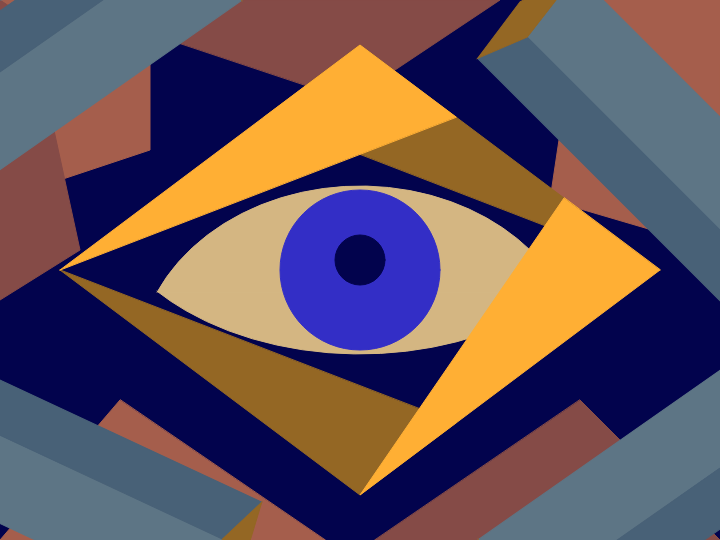
Frame 1 (no input)
Frame 60 (no input): identical to frame 1, image omitted
Frame 120 (the mouse pressed at the canvas centre since frame 60): identical to frame 1, image omitted

The p5.js sketch that drew this single still picture (run headless with seeded random() and noise() and a simulated clock; from frame 60 on, the mouse is pressed at the canvas centre):

// p5.js sketch
// ── sketch.js
function setup() {
  createCanvas(720,540);
}

function draw() {
  
  let centerX = 360;
  let centerY = 270;

  let color1 = "#ffaf34";//yellow
  let color2 = '#d4b682';//yellow gray
  let color3 = '#946724';//dark yellow
  let color4 = '#332ec6'//blue
  let color5 = '#5d7585'//light blue gray
  let color6 = '#486177'//dark blue gray
  let color7 = '#a55e4c'//light red gray
  let color8 = '#854b47'//dark red gray
  let color9 = '#02034d'//dark blue
  

  background(color9)
  angleMode(DEGREES)
  
  fill(color7);
  stroke(color7);
  quad(0,0,0,200,150,150,150,0)

  fill(color8);
  stroke(color8);

  quad(0,0,30,20,80,250,0,300)
  triangle(50,0,500,0,350,100)
  triangle(375,540,720,540,580,400)
  
  fill(color7);
  stroke(color7);
  triangle(325,540,0,540,120,400)
  quad(720,0,580,0,550,200,720,250)

 
  fill(color2)
  stroke(color2)
  arc(centerX, centerY-96, 535,360, 30, 150,OPEN)
  arc(centerX, centerY+96, 445,360, 200, 340,OPEN)
  
  fill(color4)
  stroke(color4)
  ellipse(centerX, centerY,160)
  fill(color9)
  stroke(color9)  
  ellipse(centerX, centerY-10,50)
  

  let triL1 = 375
  let triL2 = 120

  fill(color3)
  stroke(color3)  
  triangle(centerX-triL2*4/5, centerY-3*triL1/5+3*triL2/5, centerX, centerY-3*triL1/5, centerX+triL1*4/5, centerY)
  triangle(centerX-triL1*4/5, centerY, centerX, centerY+3*triL1/5, centerX+triL2*4/5, centerY+3*triL1/5-3*triL2/5)



  fill(color1)
  stroke(color1)  
  triangle(centerX-triL1*4/5, centerY, centerX, centerY-3*triL1/5, centerX+triL2*4/5, centerY-3*triL1/5+3*triL2/5)
  triangle(centerX+triL1*4/5, centerY, centerX, centerY+3*triL1/5, centerX+triL1*4/5-triL2*4/5, centerY-3*triL2/5)

  let cube1X = 0
  let cube1Y = 0
  let cube1H = 400

  push()
  translate(centerX-500,centerY-100);
  rotate(55);
  fill(color5);
  stroke(color5);
  quad(cube1X,cube1Y,cube1X+80,cube1Y-10,cube1X +80,cube1Y -10-cube1H,cube1X,cube1Y -cube1H)  
  fill(color6);
  stroke(color6);
  quad(cube1X,cube1Y,cube1X,cube1Y -cube1H,cube1X-50,cube1Y-20-cube1H,cube1X-50,cube1Y-20) 
  fill(color3);
  stroke(color3);
  quad(cube1X,cube1Y -cube1H,cube1X-50,cube1Y-20-cube1H,cube1X +20,cube1Y -30-cube1H,cube1X +80,cube1Y -10-cube1H)
  pop()

  push()
  translate(centerX-500,centerY+100);
  rotate(115); 
  fill(color5);
  stroke(color5);
  quad(cube1X,cube1Y,cube1X+80,cube1Y-10,cube1X +80,cube1Y -10-cube1H,cube1X,cube1Y -cube1H)
  fill(color6);
  stroke(color6);
  quad(cube1X,cube1Y,cube1X,cube1Y -cube1H,cube1X-50,cube1Y-20-cube1H,cube1X-50,cube1Y-20)
  fill(color3);
  stroke(color3);
  quad(cube1X,cube1Y -cube1H,cube1X-50,cube1Y-20-cube1H,cube1X +20,cube1Y -30-cube1H,cube1X +80,cube1Y -10-cube1H)
  pop()
 
  push()
  translate(centerX+500,centerY+100);
  rotate(235); 
  fill(color5);
  stroke(color5);
  quad(cube1X,cube1Y,cube1X+80,cube1Y-10,cube1X +80,cube1Y -10-cube1H,cube1X,cube1Y -cube1H)
  fill(color6);
  stroke(color6);
  quad(cube1X,cube1Y,cube1X,cube1Y -cube1H,cube1X-50,cube1Y-20-cube1H,cube1X-50,cube1Y-20)
  fill(color3);
  stroke(color3);
  quad(cube1X,cube1Y -cube1H,cube1X-50,cube1Y-20-cube1H,cube1X +20,cube1Y -30-cube1H,cube1X +80,cube1Y -10-cube1H)
  pop()

  push()
  translate(centerX+450,centerY+50);
  rotate(315); 
  fill(color5);
  stroke(color5);
  quad(cube1X,cube1Y,cube1X+80,cube1Y-10,cube1X +80,cube1Y -10-cube1H,cube1X,cube1Y -cube1H)
  fill(color6);
  stroke(color6);
  quad(cube1X,cube1Y,cube1X,cube1Y -cube1H,cube1X-50,cube1Y-20-cube1H,cube1X-50,cube1Y-20)
  fill(color3);
  stroke(color3);
  quad(cube1X,cube1Y -cube1H,cube1X-50,cube1Y-20-cube1H,cube1X +20,cube1Y -30-cube1H,cube1X +80,cube1Y -10-cube1H)
  pop()

  fill(color5);
  stroke(color5);
  quad(cube1X,cube1Y,cube1X+80,cube1Y-10,cube1X +80,cube1Y -10-cube1H,cube1X,cube1Y -cube1H)

  fill(color6);
  stroke(color6);
  quad(cube1X,cube1Y,cube1X,cube1Y -cube1H,cube1X-50,cube1Y-20-cube1H,cube1X-50,cube1Y-20)
  
  fill(color3);
  stroke(color3);
  quad(cube1X,cube1Y -cube1H,cube1X-50,cube1Y-20-cube1H,cube1X +20,cube1Y -30-cube1H,cube1X +80,cube1Y -10-cube1H)
//   background('#161648');

//   fill(color1);
//   stroke(color1);
//   ellipse(ellipseX,ellipseY,ellipseD);

//   fill(color3);
//   stroke(color3);

//   let quad1X = 30;
//   let quad1Y = 100;
//   let quad1L = 20;
//   let difference = 5
//   quad(quad1X,quad1Y, quad1X,quad1Y-quad1L,quad1X+300,quad1Y+225,quad1X+300,quad1Y+225+quad1L)
//   fill(color1);
//   stroke(color1);
//   quad(quad1X-difference,quad1Y-2*difference, quad1X-difference,quad1Y-quad1L-2*difference,quad1X+300-difference,quad1Y+225-2*difference,quad1X+300-difference,quad1Y+225+quad1L-2*difference)
  
//   fill(color6);
//   stroke(color6);
//   let grayquadX = 110;
//   let grayquadY = 110;
//   let grayquadL = 140;

//   quad(grayquadX,grayquadY,grayquadX + 60,grayquadY - 15,grayquadX+ 4*grayquadL/5 + 60,grayquadY+ 3*grayquadL/5-15,grayquadX + 4*grayquadL/5,grayquadY + 3*grayquadL/5)
  
//   fill('#e2ca8a');
//   stroke('#e2ca8a');

//   quad(grayquadX+8,grayquadY+6,grayquadX + 56,grayquadY - 7 ,grayquadX+ 4*grayquadL/5 + 32,grayquadY+ 3*grayquadL/5-23,grayquadX + 4*grayquadL/5-12,grayquadY + 3*grayquadL/5-7)
  
  
//   fill(color1);
//   stroke(color1);

//   let quad2X = 100;
//   let quad2Y = 150;
//   let quad2L = 22;
  
//   quad(quad2X,quad2Y, quad2X + 30,quad2Y + 30,quad2X + 102 ,quad2Y + 12,quad2X + 72,quad2Y - 18)
  
//   let distance = 80;

//   quad(quad2X + distance,quad2Y +distance, quad2X + 30+ distance,quad2Y +30+distance,quad2X+102+ distance,quad2Y + 12 +distance,quad2X + 72+ distance,quad2Y - 18+distance)
//   fill(color2);
//   stroke(color2);

//   quad3X = quad2X + distance
//   quad3Y = quad2Y +distance



//   quad(quad3X,quad3Y,quad3X + 72,quad3Y - 18,quad3X + 80,quad3Y - 68,quad3X+8,quad3Y - 50)
//   let cube1X = 100
//   let cube1Y = 240
//   let cube1H = 120

//   quad(cube1X,cube1Y,cube1X+50,cube1Y-10,cube1X +50,cube1Y -10-cube1H,cube1X,cube1Y -cube1H)

//   stroke(color4);
//   line(ellipseX,ellipseY - ellipseD/2,ellipseX,30);
//   line(ellipseX,30,ellipseX + 90,160);

//   fill(color5);
//   stroke(color5);
//   quad(cube1X,cube1Y,cube1X,cube1Y -cube1H,cube1X-30,cube1Y-20-cube1H,cube1X-30,cube1Y-20)
  
//   fill(color3);
//   stroke(color3);
//   quad(cube1X,cube1Y -cube1H,cube1X-30,cube1Y-20-cube1H,cube1X +20,cube1Y -30-cube1H,cube1X +50,cube1Y -10-cube1H)
  
//   fill(color1);
//   stroke(color1);
//   quad(quad2X+15,quad2Y+15, quad2X + 30,quad2Y + 30,quad2X + 102 ,quad2Y + 12,quad2X + 87,quad2Y - 3)
//   fill(color6);
//   stroke(color6);
//   quad(grayquadX+ 4*grayquadL/5 + 48,grayquadY+ 3*grayquadL/5-23,grayquadX+ 4*grayquadL/5 + 60,grayquadY+ 3*grayquadL/5-15,grayquadX + 4*grayquadL/5,grayquadY + 3*grayquadL/5,grayquadX + 4*grayquadL/5-12,grayquadY + 3*grayquadL/5-8)
}
